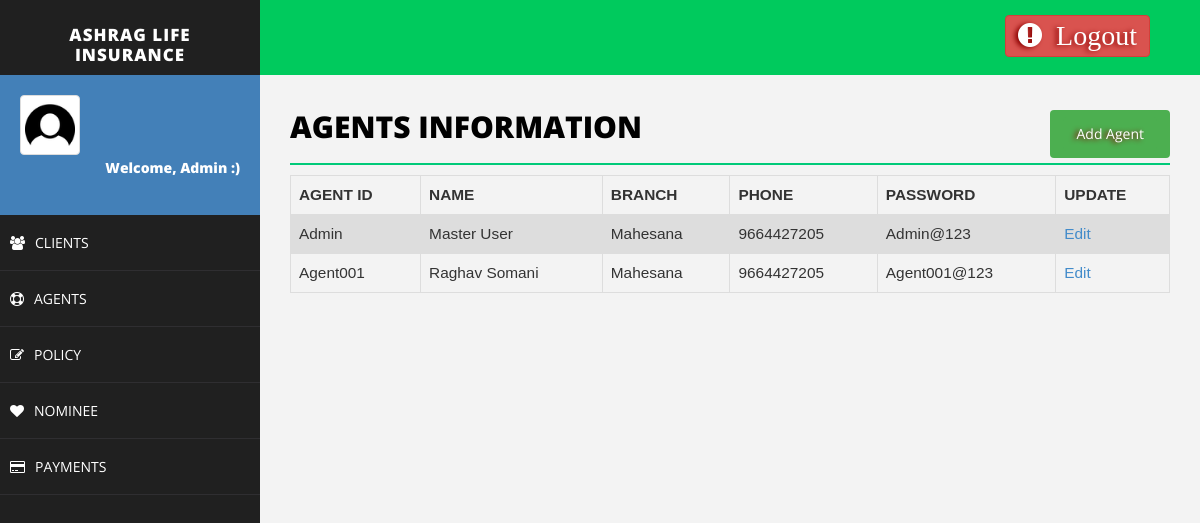
The page /agent.php (signed in) on the database its author committed.
### tables this page shows
CREATE TABLE `agent` (
  `agent_id` varchar(50) NOT NULL,
  `agent_password` varchar(30) NOT NULL,
  `name` varchar(50) NOT NULL,
  `branch` varchar(50) NOT NULL,
  `phone` varchar(50) NOT NULL
);

### agent.php (the view, shortened to what this page needs)
<!DOCTYPE html>
<html>
<head>
    <link href="assets/css/bootstrap.css" rel="stylesheet" />
    <link href="assets/css/font-awesome.css" rel="stylesheet" />
    <link href="assets/css/basic.css" rel="stylesheet" />
    <link href="assets/css/custom.css" rel="stylesheet" />
</head>
<body>
<?php include 'header.php';
?>
        <div id="page-wrapper">
                <div class="row">
                    <div class="col-md-12">
                        <h1 class="page-head-line">Agents Information
			<?php
			if ($_SESSION["username"]=="Admin") {
			echo '<button class="btn" align="center">';
            echo '<a href="addAgent.php" class="btn">Add Agent</a>';
            echo '</button>';
			}
			?>
						</h1>
                    </div>
                </div>
<?php
include'connection.php';
	$sql = "SELECT agent_id,agent_password,name,branch,phone FROM agent";
	$result = $conn->query($sql);
	echo "<table class=\"table\">\n";
    echo "  <tr>\n";
    echo "    <th>AGENT ID</th>\n";
    echo "    <th>NAME</th>\n";
    echo "    <th>BRANCH</th>\n";
    echo "    <th>PHONE</th>\n";
	if ($_SESSION["username"]=="Admin") {
    echo "    <th>PASSWORD</th>\n";
	echo "    <th>UPDATE</th>\n";
	}
    echo "  </tr>";
	if ($result->num_rows > 0) {
	while($row = $result->fetch_assoc()) {
		echo "<tr>\n";
		echo "    <td>".$row["agent_id"]."</td>\n";
		echo "    <td>".$row["name"]."</td>\n";
		echo "    <td>".$row["branch"]."</td>\n";
		echo "    <td>".$row["phone"]."</td>\n";
		if ($_SESSION["username"]=="Admin") {
		echo "    <td>".$row["agent_password"]."</td>\n";
		echo "    <td>"."<a href='editAgent.php?agent_id=".$row["agent_id"]. "'>Edit</a>"."</td>\n";
		}
	}
	echo "</table>\n";
}
?>
        </div>
    </div>
</body>
</html>

### assets/css/basic.css (style rules this page uses)
body { font-family: 'Open Sans', sans-serif; line-height:25px; }
#page-wrapper { padding: 15px 15px; min-height: 600px; background: #F3F3F3; }
.page-head-line { font-size: 30px; text-transform: uppercase; color: #000; font-weight: 800; padding-bottom: 20px; border-bottom: 2px solid #00CA79; margin-bottom: 10px; }
@media (min-width:768px) { #page-wrapper { margin: 0 0 0 260px; padding: 15px 30px; min-height: 1200px; } }

### agent.php (style rules this page uses)
.btn { background-color: #4CAF50; float: right; color:white; text-decoration:none; font-weight:Bolder; text-shadow: -3px 1px 5px #8B0000; }
table { font-family: arial, sans-serif; border-collapse: collapse; width: 100%; margin-left:0%; font-size:110%; }
td, th { border: 1px solid #dddddd; text-align: left; padding: 8px; }
tr:nth-child(even) { background-color: #dddddd; }

### rows shown on the page
agent: agent_id "Admin", name "Master User", branch "Mahesana", phone "9664427205", agent_password "Admin@123"
agent: agent_id "Agent001", name "Raghav Somani", branch "Mahesana", phone "9664427205", agent_password "Agent001@123"

### other values the page prints
$_SESSION["username"] "Admin"
